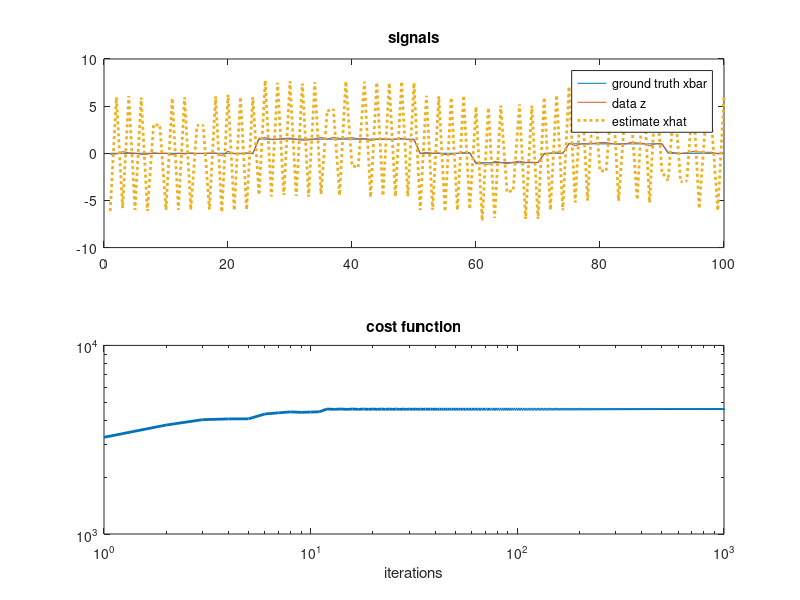

Source code (MATLAB):
clear all
close all
clc

%% Forward-Backward algorithm
% Solves LASSO/TV model
%       argmin  f(x) + lam.R(Dx)
%          x
%
% where . f(x) = ||x-z||_2^2 / 2
%       . R(x) = ||x||_1        
%         where D models a diff. operator
%            (e.g. D = grad => Dadj = -div)
% %%%%%%%%%%%%%%%%%%%%%%%%%%%%%%%%%%%%%%%%%%%%%%%%%%%%%%%%%%%%%%%%%%%%%%%%%       


%% Initialisation
% diff operators
operator = 'laplacian';  % 'gradient' / 'laplacian' / 'identity'
switch operator
    case 'identity',  D    = @(x) x;
                      Dadj = @(x) x;
    
    case 'gradient',  D    = @(x) ( [x(:,2:end) - x(:,1:end-1) , zeros(size(x,1),1)] );
                      Dadj = @(x) (-[x(:,1) , x(:,2:end-1) - x(:,1:end-2) , -x(:,end-1)] ); 
        
    case 'laplacian', l    = [1 -2 1];    % V4
                      D    = @(x) real(ifft2(psf2otf(l,size(x)).*fft2(x)));
                      Dadj = @(x) real(ifft2(conj(psf2otf(l,size(x))).*fft2(x)));
end

% generate ground truth xbar
dom  = 1:100;
xbar = zeros(1,100);
xbar(25:50) =  1.5;
xbar(60:70) = -1.;
xbar(75:90) =  1.;

% generate data z corrupted by white gaussian noise with std sig
sig = .1;
z   = xbar + sig*randn(size(xbar));

% cost functions
f = @(x) sum(x(:).^2)/2;         
R = @(x) sum(abs(x(:)));
E = @(x,lam) f(x-z) + lam*R(D(x));

% proximity operator
prox_L1 = @(x,gam) x - max(min(x,gam),-gam);


%% Algorithm
% parameters
lam   = 1.5;        % smoothing parameter
gam   = .5;         % descent step
Niter = 1000;       % max number of iterations

% initialize variables
En = zeros(1,Niter,'double');
un = randn(1,length(z));

% main loop
for i = 1 : Niter
	yn = un + gam.*D(-Dadj(un)+z);              % forward step
    un = yn - gam.*prox_L1(yn/gam,lam/gam);     % backward step
    
    xn    = -Dadj(un) + z; 
    En(i) = E(xn,lam);
end

xhat = -Dadj(un) + z; 

% plot results
figure(3); clf;
subplot(211); 
    plot(dom,xbar,'-',dom,z,'-',dom,xhat,':','LineWidth',2);
    legend('ground truth xbar','data z','estimate xhat');
    title('signals');
subplot(212); 
    loglog(En,'LineWidth',2);
    title('cost function');
    xlabel('iterations');

